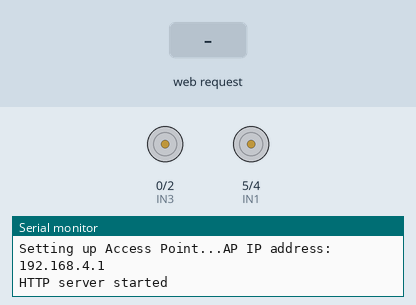
Simulated run of this sketch. Board: ESP8266 (NodeMCU). Parts: motor-driver pin pairs drawn as motors (green arrow = first pin HIGH = forward, orange = second pin HIGH = backward, longer = more drive), the last lines printed to the serial monitor. Inputs (shaded band) come from the test bench.

Above: at 1.2 s.
1.3 s: HTTP request GET /F received
At 1.8 s:
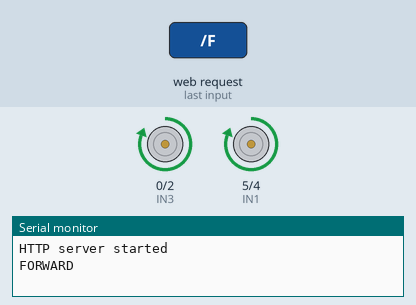
2.8 s: HTTP request GET /B received
At 4.0 s:
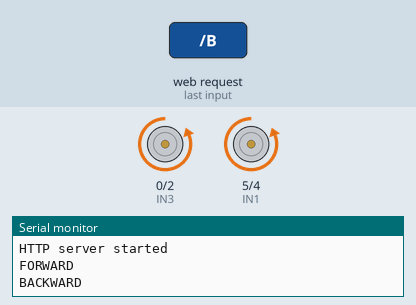
4.3 s: HTTP request GET /L received
At 5.3 s:
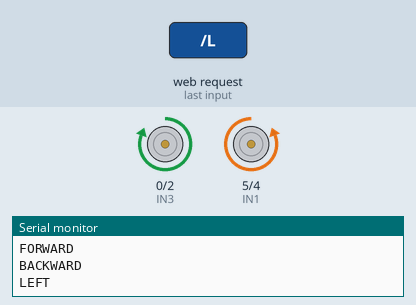
5.8 s: HTTP request GET /R received
At 6.4 s:
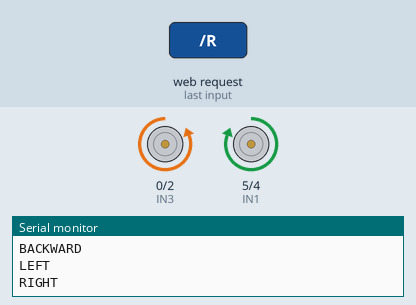
7.3 s: HTTP request GET /S received
At 7.6 s:
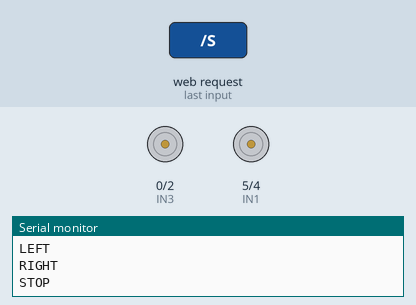
Timing chart, 0 to 9.8 s (numbered marks = the images above; inputs shaded):
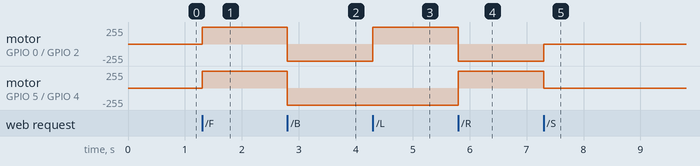

The sketch:

rc_car_esp8266.ino
```cpp
#include <ESP8266WiFi.h>
#include <ESP8266WebServer.h>

// ====================================================================================
// CONFIGURATION
// ====================================================================================
const char *ssid = "RC-Car-ESP"; // Name of the WiFi network created by the car
const char *password = "12345678"; // Password (at least 8 characters)

// Motor A (Left)
const int IN1 = 5;  // D1
const int IN2 = 4;  // D2

// Motor B (Right)
const int IN3 = 0;  // D3
const int IN4 = 2;  // D4

// ====================================================================================
// WEB INTERFACE (HTML)
// ====================================================================================
const char MAIN_page[] PROGMEM = R"=====(
<!DOCTYPE html>
<html>
<head>
  <meta name="viewport" content="width=device-width, initial-scale=1.0, user-scalable=no">
  <title>RC Car Controller</title>
  <style>
    body {
      font-family: 'Courier New', Courier, monospace;
      text-align: center;
      background-color: #1a1a1a;
      color: #00ff00;
      margin: 0;
      padding: 20px;
      user-select: none;
    }
    h1 { margin-bottom: 20px; }
    .container {
      display: flex;
      flex-direction: column;
      align-items: center;
      gap: 15px;
      margin-top: 50px;
    }
    .row { display: flex; gap: 15px; }
    button {
      width: 80px;
      height: 80px;
      font-size: 24px;
      font-weight: bold;
      color: #1a1a1a;
      background-color: #00ff00;
      border: none;
      border-radius: 10px;
      box-shadow: 0 4px #005500;
      active-background-color: #00cc00;
      active-box-shadow: 0 2px #005500;
      transform: translateY(0);
      transition: all 0.1s;
      cursor: pointer;
      -webkit-tap-highlight-color: transparent;
    }
    button:active {
      transform: translateY(4px);
      box-shadow: 0 0 #005500;
      background-color: #00cc00;
    }
    .stop-btn {
      background-color: #ff0000;
      color: white;
      box-shadow: 0 4px #550000;
      width: 100px;
    }
    .stop-btn:active {
      background-color: #cc0000;
      box-shadow: 0 0 #550000;
    }
    .status { margin-top: 20px; font-size: 14px; color: #888; }
  </style>
  <script>
    function send(action) {
      var xhr = new XMLHttpRequest();
      xhr.open("GET", "/" + action, true);
      xhr.send();
    }

    // Key listeners for keyboard control
    document.addEventListener('keydown', function(event) {
      if(event.repeat) return;
      if(event.key === "ArrowUp") send('F');
      if(event.key === "ArrowDown") send('B');
      if(event.key === "ArrowLeft") send('L');
      if(event.key === "ArrowRight") send('R');
      if(event.key === " ") send('S'); // Spacebar to stop
    });

    document.addEventListener('keyup', function(event) {
      // Optional: Stop on key release? usually better to keep moving until 'stop' pressed or specific logic
      // For this simple version, we stop when keys are released to mimic "hold to drive"
      send('S');
    });
  </script>
</head>
<body>
  <h1>RC BOT V1</h1>
  <div class="container">
    <div class="row">
      <button onmousedown="send('F')" ontouchstart="send('F')" onmouseup="send('S')" ontouchend="send('S')">▲</button>
    </div>
    <div class="row">
      <button onmousedown="send('L')" ontouchstart="send('L')" onmouseup="send('S')" ontouchend="send('S')">◀</button>
      <button class="stop-btn" onclick="send('S')">STOP</button>
      <button onmousedown="send('R')" ontouchstart="send('R')" onmouseup="send('S')" ontouchend="send('S')">▶</button>
    </div>
    <div class="row">
      <button onmousedown="send('B')" ontouchstart="send('B')" onmouseup="send('S')" ontouchend="send('S')">▼</button>
    </div>
  </div>
  <div class="status">Connect to WiFi: RC-Car-ESP<br>Go to 192.168.4.1</div>
</body>
</html>
)=====";

ESP8266WebServer server(80);

void handleRoot() {
  server.send(200, "text/html", MAIN_page);
}

// ====================================================================================
// MOVEMENT FUNCTIONS
// ====================================================================================
void stopBot() {
  digitalWrite(IN1, LOW);
  digitalWrite(IN2, LOW);
  digitalWrite(IN3, LOW);
  digitalWrite(IN4, LOW);
  Serial.println("STOP");
}

void moveForward() {
  digitalWrite(IN1, HIGH);
  digitalWrite(IN2, LOW);
  digitalWrite(IN3, HIGH);
  digitalWrite(IN4, LOW);
  Serial.println("FORWARD");
}

void moveBackward() {
  digitalWrite(IN1, LOW);
  digitalWrite(IN2, HIGH);
  digitalWrite(IN3, LOW);
  digitalWrite(IN4, HIGH);
  Serial.println("BACKWARD");
}

void turnLeft() {
  digitalWrite(IN1, LOW);
  digitalWrite(IN2, HIGH); // Left moves back
  digitalWrite(IN3, HIGH); // Right moves fwd
  digitalWrite(IN4, LOW);
  Serial.println("LEFT");
}

void turnRight() {
  digitalWrite(IN1, HIGH); // Left moves fwd
  digitalWrite(IN2, LOW);
  digitalWrite(IN3, LOW);  // Right moves back
  digitalWrite(IN4, HIGH);
  Serial.println("RIGHT");
}

void setup() {
  Serial.begin(115200);

  // Set Motor Pins as Output
  pinMode(IN1, OUTPUT);
  pinMode(IN2, OUTPUT);
  pinMode(IN3, OUTPUT);
  pinMode(IN4, OUTPUT);

  // Initial State: Stopped
  stopBot();

  // Setup WiFi Access Point
  Serial.println();
  Serial.print("Setting up Access Point...");
  WiFi.softAP(ssid, password);
  IPAddress myIP = WiFi.softAPIP();
  Serial.print("AP IP address: ");
  Serial.println(myIP);

  // Setup Web Server Routes
  server.on("/", handleRoot);
  server.on("/F", [](){ moveForward(); server.send(200, "text/plain", "OK"); });
  server.on("/B", [](){ moveBackward(); server.send(200, "text/plain", "OK"); });
  server.on("/L", [](){ turnLeft(); server.send(200, "text/plain", "OK"); });
  server.on("/R", [](){ turnRight(); server.send(200, "text/plain", "OK"); });
  server.on("/S", [](){ stopBot(); server.send(200, "text/plain", "OK"); });

  server.begin();
  Serial.println("HTTP server started");
}

void loop() {
  server.handleClient();
}
```

Measured:
- after the input at 1.3 s, motor on GPIO 0 (IN3) / GPIO 2 (IN4), motor on GPIO 5 (IN1) / GPIO 4 (IN2): stopped → forward 255/255 at once
- after the input at 2.8 s, motor on GPIO 0 (IN3) / GPIO 2 (IN4), motor on GPIO 5 (IN1) / GPIO 4 (IN2): forward 255/255 → backward 255/255 at once
- after the input at 4.3 s, motor on GPIO 0 (IN3) / GPIO 2 (IN4): backward 255/255 → forward 255/255 at once
- after the input at 5.8 s, motor on GPIO 0 (IN3) / GPIO 2 (IN4): forward 255/255 → backward 255/255 at once; motor on GPIO 5 (IN1) / GPIO 4 (IN2): backward 255/255 → forward 255/255 at once
- after the input at 7.3 s, motor on GPIO 0 (IN3) / GPIO 2 (IN4): backward 255/255 → stopped at once; motor on GPIO 5 (IN1) / GPIO 4 (IN2): forward 255/255 → stopped at once
